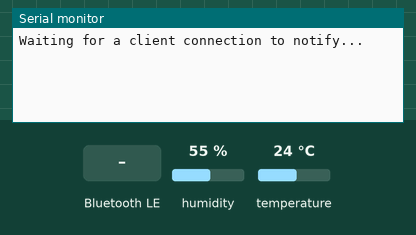
A sketch run on a simulated ESP32. Shown: the last lines printed to the serial monitor. The inputs (shaded band) are chosen by the test bench; at power-on: humidity 55 %, temperature 24 °C. Nothing arrives over Bluetooth unless stated; a phone connects over Bluetooth LE 3 s after start.

Above: at 1.2 s.
1.3 s: Bluetooth LE write "1" received
At 2.4 s:
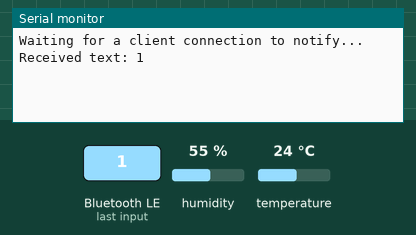
4.5 s: humidity set to 22 %
At 5.4 s:
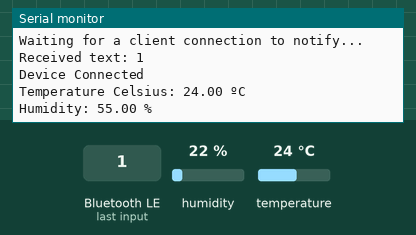
6.0 s: temperature set to 12 °C
7.5 s: Bluetooth LE write "0" received
At 7.85 s:
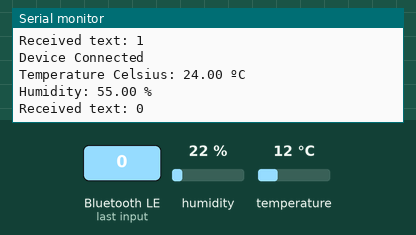
9.0 s: humidity set to 40 %
At 10.1 s:
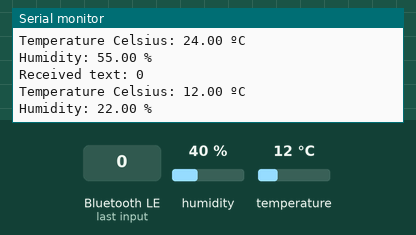

The sketch:

ESP32_DHT11_BLE_WiFi.ino
```cpp
#include <BLEDevice.h>
#include <BLEServer.h>
#include <BLEUtils.h>
#include <BLE2902.h>
#include "DHT.h"
#include <WiFi.h>

// define the BLE server name
#define bleServerName "ESP32_DHT11"

// define the Service UUID as a string
#define SERVICE_UUID "00000002-0000-0000-FDFD-FDFDFDFDFDFD"

// Temperature Characteristic and Descriptor (default UUID from https://www.bluetooth.com/specifications/gss/)
BLECharacteristic temperatureCharacteristic(BLEUUID((uint16_t)0x2A6E), BLECharacteristic::PROPERTY_NOTIFY);
BLEDescriptor temperatureDescriptor(BLEUUID((uint16_t)0x2902));

// Humidity Characteristic and Descriptor (default UUID from https://www.bluetooth.com/specifications/gss/)
BLECharacteristic humidityCharacteristic(BLEUUID((uint16_t)0x2A6F), BLECharacteristic::PROPERTY_NOTIFY);
BLEDescriptor humidityDescriptor(BLEUUID((uint16_t)0x2902));

// Text Characteristic for receiving text ie SSID,Password of your WiFi
BLECharacteristic textCharacteristic(BLEUUID((uint16_t)0x2A3D), BLECharacteristic::PROPERTY_WRITE);

// Define the DHT sensor pins and type
#define DHTPIN 26
#define DHTTYPE DHT11
// Create a sensor object
DHT dht(DHTPIN, DHTTYPE);

bool deviceConnected = false;
bool wifiConnected = false;

// WiFi credentials
String ssid;
String password;

// Setup callbacks onConnect and onDisconnect for BLE
class MyServerCallbacks: public BLEServerCallbacks {
  void onConnect(BLEServer* pServer) {
    deviceConnected = true;
    Serial.println("Device Connected");
  };
  void onDisconnect(BLEServer* pServer) {
    deviceConnected = false;
    Serial.println("Device Disconnected");
  }
};

// Callbacks for handling received text (SSID and password)
class TextCallbacks: public BLECharacteristicCallbacks {
  void onWrite(BLECharacteristic *pCharacteristic) {
    std::string value = pCharacteristic->getValue().c_str();
    if (value.length() > 0) {
      Serial.print("Received text: ");
      Serial.println(value.c_str());

      // Extract SSID and password from received string
      String receivedText = String(value.c_str());
      int separatorIndex = receivedText.indexOf(',');
      if (separatorIndex != -1) {
        ssid = receivedText.substring(0, separatorIndex);
        password = receivedText.substring(separatorIndex + 1);
        Serial.print("SSID: ");
        Serial.println(ssid);
        Serial.print("Password: ");
        Serial.println(password);

        // Attempt to connect to WiFi
        WiFi.begin(ssid.c_str(), password.c_str());
        Serial.print("Connecting to WiFi...");
        while (WiFi.status() != WL_CONNECTED) {
          delay(1000);
          Serial.print(".");
        }
        Serial.println("");

        if (WiFi.status() == WL_CONNECTED) {
          Serial.println("WiFi connected");
          wifiConnected = true;
        } else {
          Serial.println("WiFi connection failed");
        }
      }
    }
  }
};

void setup() {
  // Start serial communication
  Serial.begin(115200);

  // Initialize DHT sensor
  dht.begin();

  // Create the BLE Device
  BLEDevice::init(bleServerName);

  // Create the BLE Server
  BLEServer *pServer = BLEDevice::createServer();
  pServer->setCallbacks(new MyServerCallbacks());

  // Create the BLE Service
  BLEService *dhtService = pServer->createService(BLEUUID(SERVICE_UUID));

  // Create Temperature Characteristic
  temperatureCharacteristic.addDescriptor(new BLE2902());
  dhtService->addCharacteristic(&temperatureCharacteristic);

  // Create Humidity Characteristic
  humidityCharacteristic.addDescriptor(new BLE2902());
  dhtService->addCharacteristic(&humidityCharacteristic);

  // Create Text Characteristic
  textCharacteristic.setCallbacks(new TextCallbacks());
  dhtService->addCharacteristic(&textCharacteristic);

  // Start the service
  dhtService->start();

  // Start advertising
  pServer->getAdvertising()->start();
  Serial.println("Waiting for a client connection to notify...");
}

void loop() {
  if (deviceConnected) {
    // Read temperature as Celsius (the default)
    float t = dht.readTemperature();
    // Read humidity
    float h = dht.readHumidity();

    // Check if any reads failed and exit early (to try again)
    if (isnan(t) || isnan(h)) {
      Serial.println("Failed to read from DHT sensor!");
      return;
    }

    // Notify temperature reading
    uint16_t temperature = (uint16_t)t;
    temperatureCharacteristic.setValue((uint8_t*)&temperature, sizeof(temperature));
    temperatureCharacteristic.notify();
    Serial.print("Temperature Celsius: ");
    Serial.print(t);
    Serial.println(" ºC");

    // Notify humidity reading
    uint16_t humidity = (uint16_t)h;
    humidityCharacteristic.setValue((uint8_t*)&humidity, sizeof(humidity));
    humidityCharacteristic.notify();
    Serial.print("Humidity: ");
    Serial.print(h);
    Serial.println(" %");

    delay(5000); // Update every 5 seconds
  }
}
```

Measured:
- after the input at 1.3 s, the serial monitor: prints a new line after 0.05 s (image 1)
- after the input at 7.5 s, the serial monitor: prints a new line after 0.05 s (image 3)
